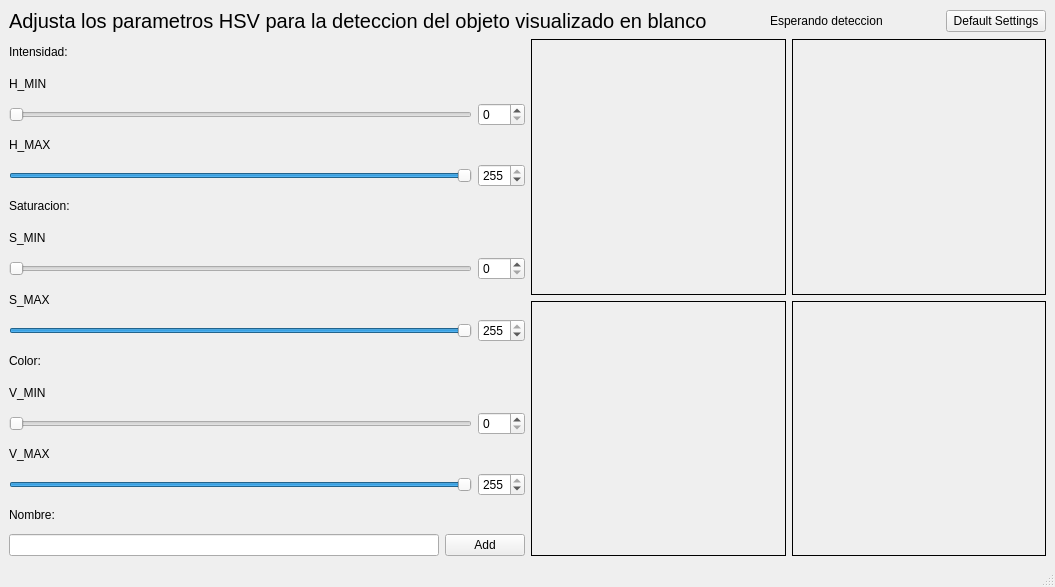
<?xml version="1.0" encoding="UTF-8"?>
<ui version="4.0">
 <class>MainWindow</class>
 <widget class="QMainWindow" name="MainWindow">
  <property name="geometry">
   <rect>
    <x>0</x>
    <y>0</y>
    <width>1055</width>
    <height>587</height>
   </rect>
  </property>
  <property name="windowTitle">
   <string>MainWindow</string>
  </property>
  <widget class="QWidget" name="centralwidget">
   <layout class="QVBoxLayout" name="verticalLayout_3">
    <item>
     <layout class="QHBoxLayout" name="horizontalLayout">
      <item>
       <widget class="QLabel" name="label_7">
        <property name="font">
         <font>
          <pointsize>15</pointsize>
         </font>
        </property>
        <property name="text">
         <string>Adjusta los parametros HSV para la deteccion del objeto visualizado en blanco</string>
        </property>
       </widget>
      </item>
      <item>
       <spacer name="horizontalSpacer">
        <property name="orientation">
         <enum>Qt::Horizontal</enum>
        </property>
        <property name="sizeHint" stdset="0">
         <size>
          <width>40</width>
          <height>20</height>
         </size>
        </property>
       </spacer>
      </item>
      <item>
       <widget class="QLabel" name="label_presencia">
        <property name="text">
         <string>Esperando deteccion</string>
        </property>
       </widget>
      </item>
      <item>
       <spacer name="horizontalSpacer_2">
        <property name="orientation">
         <enum>Qt::Horizontal</enum>
        </property>
        <property name="sizeHint" stdset="0">
         <size>
          <width>40</width>
          <height>20</height>
         </size>
        </property>
       </spacer>
      </item>
      <item>
       <widget class="QPushButton" name="defaultButton">
        <property name="text">
         <string> Default Settings </string>
        </property>
       </widget>
      </item>
     </layout>
    </item>
    <item>
     <layout class="QHBoxLayout" name="horizontalLayout_11" stretch="10,10">
      <item>
       <layout class="QVBoxLayout" name="verticalLayout">
        <item>
         <widget class="QLabel" name="label_9">
          <property name="text">
           <string>Intensidad:</string>
          </property>
         </widget>
        </item>
        <item>
         <widget class="QLabel" name="label_3">
          <property name="text">
           <string>H_MIN</string>
          </property>
         </widget>
        </item>
        <item>
         <layout class="QHBoxLayout" name="horizontalLayout_2">
          <item>
           <widget class="QSlider" name="hminSlider">
            <property name="maximum">
             <number>255</number>
            </property>
            <property name="orientation">
             <enum>Qt::Horizontal</enum>
            </property>
           </widget>
          </item>
          <item>
           <widget class="QSpinBox" name="hminBox">
            <property name="maximum">
             <number>255</number>
            </property>
           </widget>
          </item>
         </layout>
        </item>
        <item>
         <widget class="QLabel" name="label_4">
          <property name="text">
           <string>H_MAX</string>
          </property>
         </widget>
        </item>
        <item>
         <layout class="QHBoxLayout" name="horizontalLayout_3">
          <item>
           <widget class="QSlider" name="hmaxSlider">
            <property name="maximum">
             <number>255</number>
            </property>
            <property name="value">
             <number>255</number>
            </property>
            <property name="orientation">
             <enum>Qt::Horizontal</enum>
            </property>
           </widget>
          </item>
          <item>
           <widget class="QSpinBox" name="hmaxBox">
            <property name="maximum">
             <number>255</number>
            </property>
            <property name="value">
             <number>255</number>
            </property>
           </widget>
          </item>
         </layout>
        </item>
        <item>
         <widget class="QLabel" name="label_10">
          <property name="text">
           <string>Saturacion:</string>
          </property>
         </widget>
        </item>
        <item>
         <widget class="QLabel" name="label">
          <property name="text">
           <string>S_MIN</string>
          </property>
         </widget>
        </item>
        <item>
         <layout class="QHBoxLayout" name="horizontalLayout_4">
          <item>
           <widget class="QSlider" name="sminSlider">
            <property name="maximum">
             <number>255</number>
            </property>
            <property name="orientation">
             <enum>Qt::Horizontal</enum>
            </property>
           </widget>
          </item>
          <item>
           <widget class="QSpinBox" name="sminBox">
            <property name="maximum">
             <number>255</number>
            </property>
           </widget>
          </item>
         </layout>
        </item>
        <item>
         <widget class="QLabel" name="label_2">
          <property name="text">
           <string>S_MAX</string>
          </property>
         </widget>
        </item>
        <item>
         <layout class="QHBoxLayout" name="horizontalLayout_5">
          <item>
           <widget class="QSlider" name="smaxSlider">
            <property name="maximum">
             <number>255</number>
            </property>
            <property name="value">
             <number>255</number>
            </property>
            <property name="orientation">
             <enum>Qt::Horizontal</enum>
            </property>
           </widget>
          </item>
          <item>
           <widget class="QSpinBox" name="smaxBox">
            <property name="maximum">
             <number>255</number>
            </property>
            <property name="value">
             <number>255</number>
            </property>
           </widget>
          </item>
         </layout>
        </item>
        <item>
         <widget class="QLabel" name="label_11">
          <property name="text">
           <string>Color:</string>
          </property>
         </widget>
        </item>
        <item>
         <widget class="QLabel" name="label_5">
          <property name="text">
           <string>V_MIN</string>
          </property>
         </widget>
        </item>
        <item>
         <layout class="QHBoxLayout" name="horizontalLayout_6">
          <item>
           <widget class="QSlider" name="vminSlider">
            <property name="maximum">
             <number>255</number>
            </property>
            <property name="orientation">
             <enum>Qt::Horizontal</enum>
            </property>
           </widget>
          </item>
          <item>
           <widget class="QSpinBox" name="vminBox">
            <property name="maximum">
             <number>255</number>
            </property>
           </widget>
          </item>
         </layout>
        </item>
        <item>
         <widget class="QLabel" name="label_6">
          <property name="text">
           <string>V_MAX</string>
          </property>
         </widget>
        </item>
        <item>
         <layout class="QHBoxLayout" name="horizontalLayout_7">
          <item>
           <widget class="QSlider" name="vmaxSlider">
            <property name="maximum">
             <number>255</number>
            </property>
            <property name="value">
             <number>255</number>
            </property>
            <property name="orientation">
             <enum>Qt::Horizontal</enum>
            </property>
           </widget>
          </item>
          <item>
           <widget class="QSpinBox" name="vmaxBox">
            <property name="maximum">
             <number>255</number>
            </property>
            <property name="value">
             <number>255</number>
            </property>
           </widget>
          </item>
         </layout>
        </item>
        <item>
         <widget class="QLabel" name="label_8">
          <property name="text">
           <string>Nombre:</string>
          </property>
         </widget>
        </item>
        <item>
         <layout class="QHBoxLayout" name="horizontalLayout_8">
          <item>
           <widget class="QLineEdit" name="nameLineEdit"/>
          </item>
          <item>
           <widget class="QPushButton" name="addButton">
            <property name="text">
             <string>Add</string>
            </property>
           </widget>
          </item>
         </layout>
        </item>
       </layout>
      </item>
      <item>
       <layout class="QVBoxLayout" name="verticalLayout_2">
        <item>
         <layout class="QHBoxLayout" name="horizontalLayout_10">
          <item>
           <widget class="QLabel" name="opencvFrame">
            <property name="minimumSize">
             <size>
              <width>0</width>
              <height>0</height>
             </size>
            </property>
            <property name="maximumSize">
             <size>
              <width>123234</width>
              <height>34535</height>
             </size>
            </property>
            <property name="frameShape">
             <enum>QFrame::Box</enum>
            </property>
            <property name="text">
             <string/>
            </property>
            <property name="textFormat">
             <enum>Qt::AutoText</enum>
            </property>
            <property name="scaledContents">
             <bool>false</bool>
            </property>
           </widget>
          </item>
          <item>
           <widget class="QLabel" name="opencvFrame_2">
            <property name="minimumSize">
             <size>
              <width>0</width>
              <height>0</height>
             </size>
            </property>
            <property name="maximumSize">
             <size>
              <width>123234</width>
              <height>34535</height>
             </size>
            </property>
            <property name="frameShape">
             <enum>QFrame::Box</enum>
            </property>
            <property name="text">
             <string/>
            </property>
            <property name="textFormat">
             <enum>Qt::AutoText</enum>
            </property>
            <property name="scaledContents">
             <bool>false</bool>
            </property>
           </widget>
          </item>
         </layout>
        </item>
        <item>
         <layout class="QHBoxLayout" name="horizontalLayout_9">
          <item>
           <widget class="QLabel" name="opencvFrame_3">
            <property name="minimumSize">
             <size>
              <width>0</width>
              <height>0</height>
             </size>
            </property>
            <property name="maximumSize">
             <size>
              <width>123234</width>
              <height>34535</height>
             </size>
            </property>
            <property name="frameShape">
             <enum>QFrame::Box</enum>
            </property>
            <property name="text">
             <string/>
            </property>
            <property name="textFormat">
             <enum>Qt::AutoText</enum>
            </property>
            <property name="scaledContents">
             <bool>false</bool>
            </property>
           </widget>
          </item>
          <item>
           <widget class="QLabel" name="opencvFrame_4">
            <property name="minimumSize">
             <size>
              <width>0</width>
              <height>0</height>
             </size>
            </property>
            <property name="maximumSize">
             <size>
              <width>123234</width>
              <height>34535</height>
             </size>
            </property>
            <property name="frameShape">
             <enum>QFrame::Box</enum>
            </property>
            <property name="text">
             <string/>
            </property>
            <property name="textFormat">
             <enum>Qt::AutoText</enum>
            </property>
            <property name="scaledContents">
             <bool>false</bool>
            </property>
           </widget>
          </item>
         </layout>
        </item>
       </layout>
      </item>
     </layout>
    </item>
   </layout>
  </widget>
  <widget class="QMenuBar" name="menubar">
   <property name="geometry">
    <rect>
     <x>0</x>
     <y>0</y>
     <width>1055</width>
     <height>22</height>
    </rect>
   </property>
  </widget>
  <widget class="QStatusBar" name="statusbar"/>
 </widget>
 <resources/>
 <connections/>
</ui>
